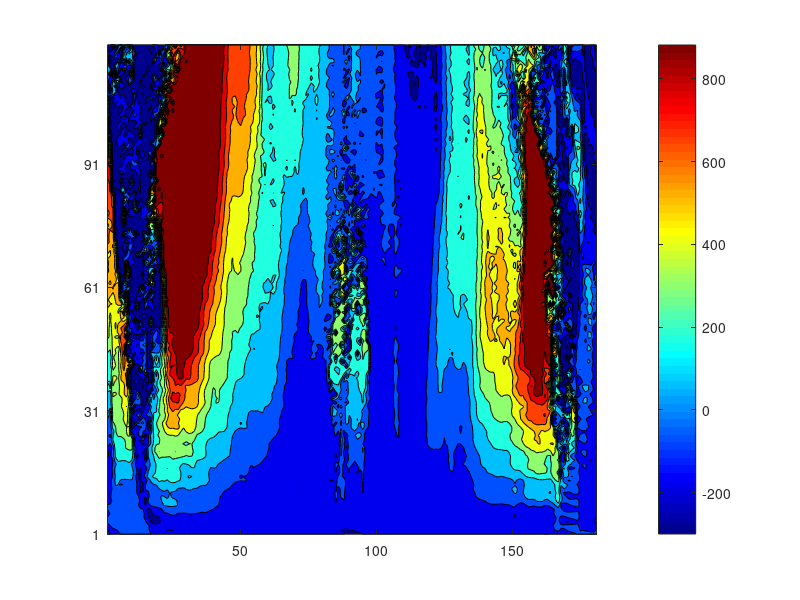

Write the MATLAB code that produced this figure. (Note: this script raises an error after producing the figure.)
clc; clear;

%% load
% load U_traj_linear_curve_roll.mat
% load U_traj_linear_curve_serp.mat
% load U_traj_linear_curve_slit.mat
load U_traj_linear_curve_side.mat

U_map_curve = U_map;
Rot_vec_curve = Rot_vec;
Tf_orientation_curve = Tf_orientation;

clear max min Motion_lambda param_coefficient U_map Rot_vec Tf_orientation;

% load U_traj_linear_mat_0.3_roll.mat
% load U_traj_linear_mat_0.5_roll.mat
% load U_traj_linear_mat_0.7_roll.mat
% load U_traj_linear_mat_0.9_roll.mat
% 
% load U_traj_linear_mat_0.3_serp.mat
% load U_traj_linear_mat_0.5_serp.mat
% load U_traj_linear_mat_0.7_serp.mat
% load U_traj_linear_mat_0.9_serp.mat
% 
% load U_traj_linear_mat_0.3_slit.mat
% load U_traj_linear_mat_0.5_slit.mat
% load U_traj_linear_mat_0.7_slit.mat
% load U_traj_linear_mat_0.9_slit.mat

% load U_traj_linear_mat_0.3_side.mat
% load U_traj_linear_mat_0.5_side.mat
load U_traj_linear_mat_0.7_side.mat
% load U_traj_linear_mat_0.9_side.mat

U_map_mat = U_map;
Rot_vec_mat = Rot_vec;
Tf_orientation_mat = Tf_orientation;

clear max min Motion_lambda param_coefficient U_map Rot_vec Tf_orientation;

U_map_curve = transpose(U_map_curve);
U_map_mat = transpose(U_map_mat);

Tf_orientation_curve = transpose(Tf_orientation_curve);
Tf_orientation_mat = transpose(Tf_orientation_mat);
%% 끝점 방위 값 연동
% U_map_curve = U_map_curve - 500 * abs(Tf_orientation_curve);
% U_map_mat = U_map_mat - 500 * abs(Tf_orientation_mat);

%% CoM 회전 값 연동
% U_map_curve = U_map_curve - 10 * abs(Rot_vec_curve(:,:,3)');
% U_map_mat = U_map_mat - 10 * abs(Rot_vec_mat(:,:,3)');

%%
U_map_mat = squeeze(U_map_mat);
U_map_curve = squeeze(U_map_curve);

U_map_mat = max(U_map_mat, -300);
U_map_curve = max(U_map_curve, -300);
% 
U_map_mat = min(U_map_mat, 1000);
U_map_curve = min(U_map_curve, 1000);
%%
figure; hAxes = gca;
contourf(U_map_curve);

pbaspect([1 1 0.8]);

colormap jet;
colorbar;

yticks(1:30:181);
yticklabels(["0","30","60","90","120","150","180"]);
a = get(gca,'YTickLabel');  
set(gca,'YTickLabel',a,'fontsize',11,'FontWeight','bold')

xticks(1:30:181);
xticklabels(["0","30","60","90","120","150","180"]);
a = get(gca,'XTickLabel');  
set(gca,'XTickLabel',a,'fontsize',11,'FontWeight','bold')

xline(31,LineWidth=1,LineStyle="--",Color=[0.8 0.8 0.8]);
xline(61,LineWidth=1,LineStyle="--",Color=[0.8 0.8 0.8]);
xline(91,LineWidth=1,LineStyle="--",Color=[0.8 0.8 0.8]);
xline(121,LineWidth=1,LineStyle="--",Color=[0.8 0.8 0.8]);
xline(151,LineWidth=1,LineStyle="--",Color=[0.8 0.8 0.8]);

yline(31,LineWidth=1,LineStyle="--",Color=[0.8 0.8 0.8]);
yline(61,LineWidth=1,LineStyle="--",Color=[0.8 0.8 0.8]);
yline(91,LineWidth=1,LineStyle="--",Color=[0.8 0.8 0.8]);

xlabel("Spatial parameter (degree)","FontSize",13,"FontName","arial","FontWeight","bold");
ylabel("Temporal parameter (rad)","FontSize",13,"FontName","arial","FontWeight","bold");

%%
figure; hAxes = gca;
contourf(U_map_mat);

pbaspect([1 1 0.8]);

colormap jet;
colorbar;

yticks(1:30:181);
yticklabels(["0","30","60","90","120","150","180"]);
a = get(gca,'YTickLabel');  
set(gca,'YTickLabel',a,'fontsize',11,'FontWeight','bold')

xticks(1:30:181);
xticklabels(["0","30","60","90","120","150","180"]);
a = get(gca,'XTickLabel');  
set(gca,'XTickLabel',a,'fontsize',11,'FontWeight','bold')

xline(31,LineWidth=1,LineStyle="--",Color=[0.8 0.8 0.8]);
xline(61,LineWidth=1,LineStyle="--",Color=[0.8 0.8 0.8]);
xline(91,LineWidth=1,LineStyle="--",Color=[0.8 0.8 0.8]);
xline(121,LineWidth=1,LineStyle="--",Color=[0.8 0.8 0.8]);
xline(151,LineWidth=1,LineStyle="--",Color=[0.8 0.8 0.8]);

yline(31,LineWidth=1,LineStyle="--",Color=[0.8 0.8 0.8]);
yline(61,LineWidth=1,LineStyle="--",Color=[0.8 0.8 0.8]);
yline(91,LineWidth=1,LineStyle="--",Color=[0.8 0.8 0.8]);

xlabel("Spatial parameter (degree)","FontSize",13,"FontName","arial","FontWeight","bold");
ylabel("Temporal parameter (rad)","FontSize",13,"FontName","arial","FontWeight","bold");

%%
% figure;
% contourf(rad2deg(Rot_vec_curve(:,:,3)))
% 
% %%
% figure
% contourf(rad2deg(Rot_vec_mat(:,:,3)))
% 
% %% 종료 머리 오리엔테이션
% figure;
% contourf(rad2deg(Tf_orientation_curve));
% 
% %%
% figure;
% contourf(rad2deg(Tf_orientation_mat));

%% 상관계수 비교

% U 값의 상관계수
fprintf("%s","U 상관계수")
norm_U_mat = normalize(U_map_mat);
norm_U_curve = normalize(U_map_curve);

corr2(norm_U_mat, norm_U_curve)

% CoM 평균 방위
fprintf("%s","CoM 상관계수")
norm_com_mat = normalize(Rot_vec_mat(:,:,3));
norm_com_curve = normalize(Rot_vec_curve(:,:,3));

corr2(norm_com_mat, norm_com_curve)

% 종료점 방위
fprintf("%s","TF 상관계수")
norm_tf_mat = normalize(Tf_orientation_mat);
norm_tf_curve = normalize(Tf_orientation_curve);

corr2(norm_tf_mat, norm_tf_curve)
